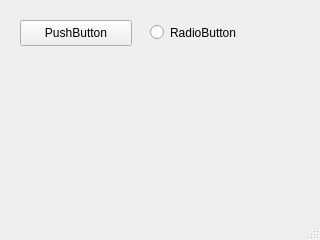
<?xml version="1.0" encoding="UTF-8"?>
<ui version="4.0">
 <class>PositionViewWindow</class>
 <widget class="QMainWindow" name="PositionViewWindow">
  <property name="geometry">
   <rect>
    <x>0</x>
    <y>0</y>
    <width>320</width>
    <height>240</height>
   </rect>
  </property>
  <property name="windowTitle">
   <string>MainWindow</string>
  </property>
  <widget class="QWidget" name="centralwidget">
   <widget class="QPushButton" name="pushButton">
    <property name="geometry">
     <rect>
      <x>20</x>
      <y>20</y>
      <width>112</width>
      <height>26</height>
     </rect>
    </property>
    <property name="text">
     <string>PushButton</string>
    </property>
   </widget>
   <widget class="QRadioButton" name="radioButton">
    <property name="geometry">
     <rect>
      <x>150</x>
      <y>20</y>
      <width>114</width>
      <height>25</height>
     </rect>
    </property>
    <property name="text">
     <string>RadioButton</string>
    </property>
   </widget>
  </widget>
  <widget class="QMenuBar" name="menubar">
   <property name="geometry">
    <rect>
     <x>0</x>
     <y>0</y>
     <width>320</width>
     <height>25</height>
    </rect>
   </property>
  </widget>
  <widget class="QStatusBar" name="statusbar"/>
 </widget>
 <resources/>
 <connections/>
</ui>
